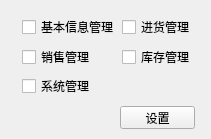
<?xml version="1.0" encoding="UTF-8"?>
<ui version="4.0">
 <class>MainWindow</class>
 <widget class="QMainWindow" name="MainWindow">
  <property name="geometry">
   <rect>
    <x>0</x>
    <y>0</y>
    <width>211</width>
    <height>139</height>
   </rect>
  </property>
  <property name="windowTitle">
   <string>设置用户权限</string>
  </property>
  <widget class="QWidget" name="centralwidget">
   <widget class="QCheckBox" name="checkBox">
    <property name="geometry">
     <rect>
      <x>22</x>
      <y>19</y>
      <width>101</width>
      <height>16</height>
     </rect>
    </property>
    <property name="text">
     <string>基本信息管理</string>
    </property>
   </widget>
   <widget class="QCheckBox" name="checkBox_2">
    <property name="geometry">
     <rect>
      <x>122</x>
      <y>19</y>
      <width>101</width>
      <height>16</height>
     </rect>
    </property>
    <property name="text">
     <string>进货管理</string>
    </property>
   </widget>
   <widget class="QCheckBox" name="checkBox_3">
    <property name="geometry">
     <rect>
      <x>22</x>
      <y>49</y>
      <width>101</width>
      <height>16</height>
     </rect>
    </property>
    <property name="text">
     <string>销售管理</string>
    </property>
   </widget>
   <widget class="QCheckBox" name="checkBox_4">
    <property name="geometry">
     <rect>
      <x>122</x>
      <y>49</y>
      <width>101</width>
      <height>16</height>
     </rect>
    </property>
    <property name="text">
     <string>库存管理</string>
    </property>
   </widget>
   <widget class="QCheckBox" name="checkBox_5">
    <property name="geometry">
     <rect>
      <x>22</x>
      <y>78</y>
      <width>101</width>
      <height>16</height>
     </rect>
    </property>
    <property name="text">
     <string>系统管理</string>
    </property>
   </widget>
   <widget class="QPushButton" name="pushButton">
    <property name="geometry">
     <rect>
      <x>120</x>
      <y>106</y>
      <width>75</width>
      <height>23</height>
     </rect>
    </property>
    <property name="text">
     <string>设置</string>
    </property>
   </widget>
  </widget>
 </widget>
 <resources/>
 <connections/>
</ui>
